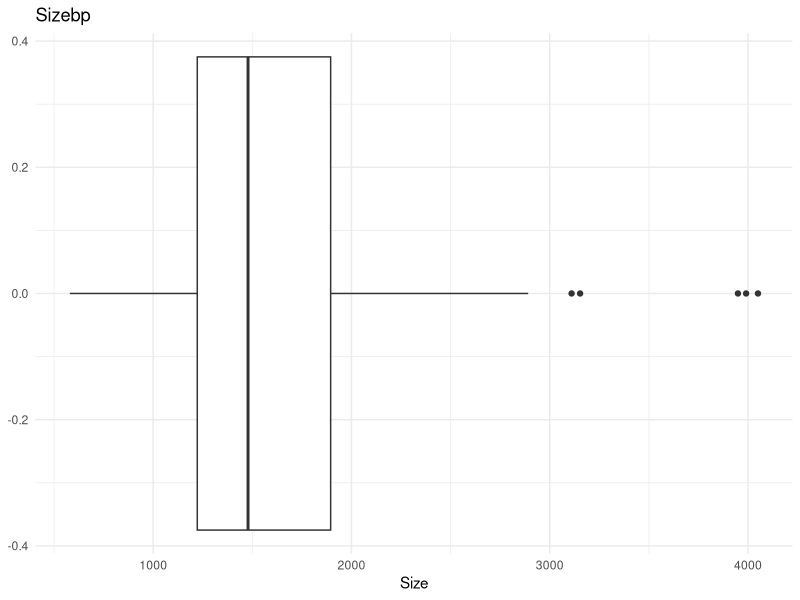
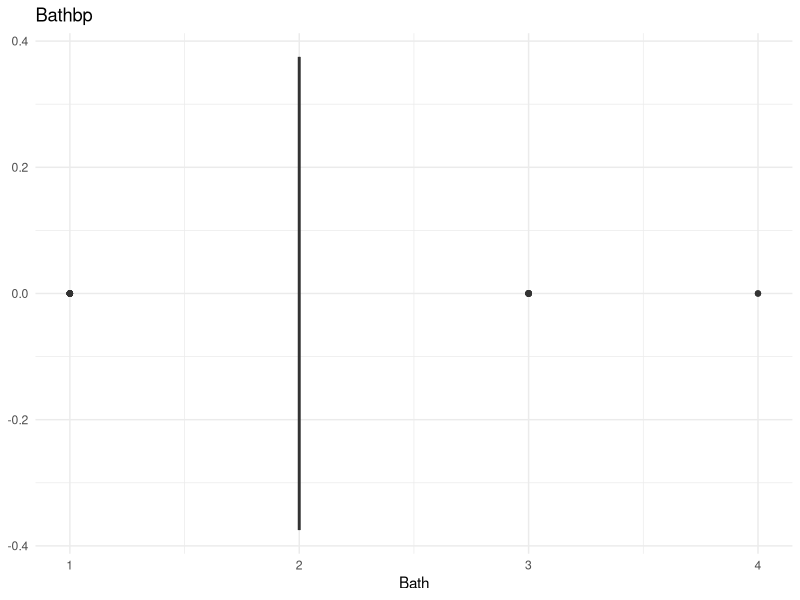

These charts were generated, in order, by the following R code: (Note: this script raises an error after producing the figures.)
#Henry Bearden zuf3ys EXAM 1
setwd("~/Desktop/SYS3501/Data")
library("ggplot2")
library("dplyr")
library("tidyverse")
library(VIM)
data("airquality")
airquality
hprice<-read.csv("housing-prices.csv")
hprice

#2
which.min(hprice$Price)
#3
hprice$Size[(which.max(hprice$Price))]
#4
ggplot(hprice, aes(x=Size)) + geom_boxplot() + labs(title="Sizebp", x="Size")+
  theme_minimal()

max(hprice$Size)
#5-7
sizestats<-boxplot.stats(hprice$Size)
upwhisk<-sizestats$stats[5]
sizeout<-data.frame(Size=hprice$Size[hprice$Size>upwhisk])
sizeout
max(sizeout)
mean(sizeout[,1])

soful<-hprice[hprice$Size>upwhisk,]
soful
mean(soful[,5])
#8
ggplot(hprice, aes(x=Baths)) + geom_boxplot() + labs(title="Bathbp", x="Bath")+
  theme_minimal()
bathstat<- boxplot.stats(hprice$Baths)
bathstat$stats[5]
#9-11
pairs.panels(hprice[, c("Size", "Rooms", "Baths","Price")])
#12
hprice %>% filter(Age == "Old") %>% summarise(total_sum = sum(Price, na.rm = TRUE))
#13
hprice$Baths<-as.factor(hprice$Baths)
hprice$Rooms<-as.factor(hprice$Rooms)
table(hprice$Baths, hprice$Rooms)
heatmap(table(hprice$Baths, hprice$Rooms), Rowv = NA, Colv = NA)

#14
summary(airquality)
#15
mtbm<-airquality%>%group_by(Month) %>% summarise(mtbm=mean(Temp, na.rm=TRUE))
mtbm
#16-18
hist(airquality$Solar.R)

#19-21
pairs.panels(airquality[, c("Solar.R", "Ozone", "Wind","Temp")])

#22-25
ggplot(airquality, aes(x=as.factor(Month), y=Wind)) + geom_boxplot() + labs(title="windmonth", x="month")+
  theme_minimal()

airquality%>%group_by(Month) %>% summarise(IQR=IQR(Wind, na.rm=TRUE))
